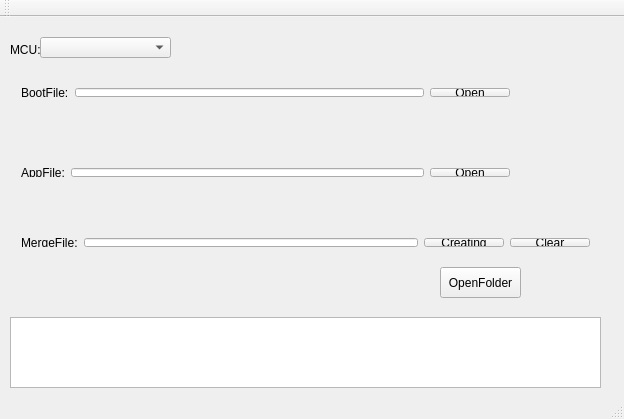
<?xml version="1.0" encoding="UTF-8"?>
<ui version="4.0">
 <class>MainWindow</class>
 <widget class="QMainWindow" name="MainWindow">
  <property name="geometry">
   <rect>
    <x>0</x>
    <y>0</y>
    <width>624</width>
    <height>419</height>
   </rect>
  </property>
  <property name="windowTitle">
   <string>MergeBinary</string>
  </property>
  <widget class="QWidget" name="centralWidget">
   <widget class="QWidget" name="horizontalLayoutWidget">
    <property name="geometry">
     <rect>
      <x>10</x>
      <y>60</y>
      <width>511</width>
      <height>31</height>
     </rect>
    </property>
    <layout class="QHBoxLayout" name="horizontalLayout">
     <item>
      <widget class="QLabel" name="label">
       <property name="text">
        <string>BootFile:</string>
       </property>
      </widget>
     </item>
     <item>
      <widget class="QLineEdit" name="lineEdit_Boot">
       <property name="readOnly">
        <bool>true</bool>
       </property>
      </widget>
     </item>
     <item>
      <widget class="QPushButton" name="pushButton_OpenBoot">
       <property name="text">
        <string>Open</string>
       </property>
      </widget>
     </item>
    </layout>
   </widget>
   <widget class="QWidget" name="horizontalLayoutWidget_2">
    <property name="geometry">
     <rect>
      <x>10</x>
      <y>140</y>
      <width>511</width>
      <height>31</height>
     </rect>
    </property>
    <layout class="QHBoxLayout" name="horizontalLayout_2">
     <item>
      <widget class="QLabel" name="label_2">
       <property name="text">
        <string>AppFile:</string>
       </property>
      </widget>
     </item>
     <item>
      <widget class="QLineEdit" name="lineEdit_App">
       <property name="readOnly">
        <bool>true</bool>
       </property>
      </widget>
     </item>
     <item>
      <widget class="QPushButton" name="pushButton_OpenApp">
       <property name="text">
        <string>Open</string>
       </property>
      </widget>
     </item>
    </layout>
   </widget>
   <widget class="QWidget" name="horizontalLayoutWidget_3">
    <property name="geometry">
     <rect>
      <x>10</x>
      <y>210</y>
      <width>591</width>
      <height>31</height>
     </rect>
    </property>
    <layout class="QHBoxLayout" name="horizontalLayout_3">
     <item>
      <widget class="QLabel" name="label_3">
       <property name="text">
        <string>MergeFile:</string>
       </property>
      </widget>
     </item>
     <item>
      <widget class="QLineEdit" name="lineEdit_Merge">
       <property name="readOnly">
        <bool>true</bool>
       </property>
      </widget>
     </item>
     <item>
      <widget class="QPushButton" name="pushButton_CreatMerge">
       <property name="text">
        <string>Creating</string>
       </property>
      </widget>
     </item>
     <item>
      <widget class="QPushButton" name="pushButton_ClearMerge">
       <property name="text">
        <string>Clear</string>
       </property>
      </widget>
     </item>
    </layout>
   </widget>
   <widget class="QPushButton" name="pushButton_OpenFolder">
    <property name="geometry">
     <rect>
      <x>440</x>
      <y>250</y>
      <width>81</width>
      <height>31</height>
     </rect>
    </property>
    <property name="text">
     <string>OpenFolder</string>
    </property>
   </widget>
   <widget class="QTextEdit" name="chipaddr">
    <property name="geometry">
     <rect>
      <x>10</x>
      <y>300</y>
      <width>591</width>
      <height>71</height>
     </rect>
    </property>
    <property name="readOnly">
     <bool>true</bool>
    </property>
    <property name="html">
     <string>&lt;!DOCTYPE HTML PUBLIC &quot;-//W3C//DTD HTML 4.0//EN&quot; &quot;http://www.w3.org/TR/REC-html40/strict.dtd&quot;&gt;
&lt;html&gt;&lt;head&gt;&lt;meta name=&quot;qrichtext&quot; content=&quot;1&quot; /&gt;&lt;style type=&quot;text/css&quot;&gt;
p, li { white-space: pre-wrap; }
&lt;/style&gt;&lt;/head&gt;&lt;body style=&quot; font-family:'SimSun'; font-size:9pt; font-weight:400; font-style:normal;&quot;&gt;
&lt;p style=&quot;-qt-paragraph-type:empty; margin-top:0px; margin-bottom:0px; margin-left:0px; margin-right:0px; -qt-block-indent:0; text-indent:0px;&quot;&gt;&lt;br /&gt;&lt;/p&gt;&lt;/body&gt;&lt;/html&gt;</string>
    </property>
   </widget>
   <widget class="QComboBox" name="comboBox">
    <property name="enabled">
     <bool>true</bool>
    </property>
    <property name="geometry">
     <rect>
      <x>40</x>
      <y>20</y>
      <width>131</width>
      <height>21</height>
     </rect>
    </property>
   </widget>
   <widget class="QLabel" name="label_4">
    <property name="enabled">
     <bool>true</bool>
    </property>
    <property name="geometry">
     <rect>
      <x>10</x>
      <y>20</y>
      <width>41</width>
      <height>25</height>
     </rect>
    </property>
    <property name="text">
     <string>MCU:</string>
    </property>
   </widget>
  </widget>
  <widget class="QMenuBar" name="menuBar">
   <property name="geometry">
    <rect>
     <x>0</x>
     <y>0</y>
     <width>624</width>
     <height>23</height>
    </rect>
   </property>
  </widget>
  <widget class="QToolBar" name="mainToolBar">
   <attribute name="toolBarArea">
    <enum>TopToolBarArea</enum>
   </attribute>
   <attribute name="toolBarBreak">
    <bool>false</bool>
   </attribute>
  </widget>
  <widget class="QStatusBar" name="statusBar"/>
 </widget>
 <layoutdefault spacing="6" margin="11"/>
 <resources/>
 <connections/>
</ui>
